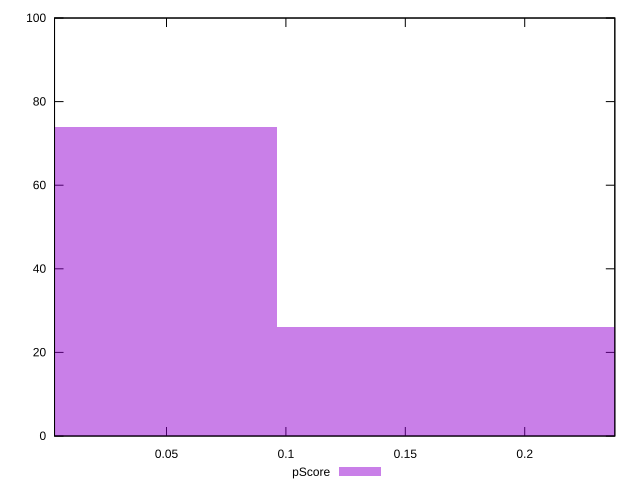

The gnuplot source for this figure:
reset

$pScore <<EOF
0 74
0.19267689085993822 26
EOF

set key outside below
set boxwidth 0.19267689085993822
set xrange [0.003113146976724157:0.2377319269603771]
set yrange [0:100]
set trange [0:100]
set style fill transparent solid 0.5 noborder
set terminal svg size 640, 490 enhanced background rgb 'white'
set output "report_00017_2021-02-10T15-08-03.406Z/cumulative-layout-shift/samples/pages+cached+noadtech+nomedia/pScore/histogram.svg"

plot $pScore title "pScore" with boxes

reset
